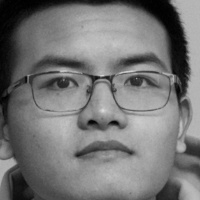
#> input picture dataset/fuqiang/0.jpg, 200 x 200 px; its folder holds only this picture in this run
$ python 2.py
#> lines starting #> are read from the running program, lines starting #| are printed output that depends on the picture
import numpy as np
from PIL import Image
import os
import cv2

# Path for face image database
path = 'dataset'

recognizer = cv2.face.LBPHFaceRecognizer_create()
detector = cv2.CascadeClassifier("haarcascade_frontalface_alt.xml")

# function to get the images and label data
def getImagesAndLabels(path):
#> called with path = 'dataset'
    c = 1
    X = []   #人脸图片特征向量
    y = []   #每张图片标签,和人名一一对应
    name = dict()
    for dirname, dirnames, filenames in os.walk('dataset'):
        for subdirname in dirnames:
            subject_path = os.path.join(dirname, subdirname)
            for filename in os.listdir(subject_path):
                #读取图片并调整大小
                im = cv2.imread(os.path.join(subject_path, filename), cv2.IMREAD_GRAYSCALE)
#> im is the input picture: shape (200, 200); min 0, max 220, mean 117.6
                im = cv2.resize(im, (100,100))
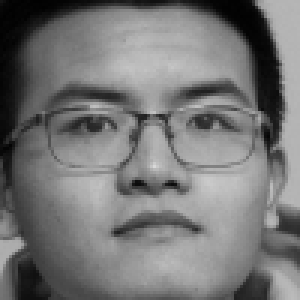
#> im: shape (100, 100) (shown 3 times larger); min 1, max 216, mean 117.7
#                faces = detector.detectMultiScale(im)
                X.append(np.asarray(im, dtype=np.uint8))
                y.append(c)

            name[c] = subdirname

            c += 1

    return X,y

print ("\n [INFO] Training faces. It will take a few seconds. Wait ...")
faces,ids = getImagesAndLabels(path)
print(np.array(ids))
recognizer.train(faces, np.array(ids))

# Save the model into trainer/trainer.yml
#> (the run stopped early here; a loop or call above may not have finished)
